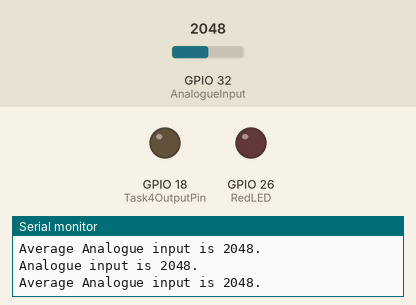
A sketch run on a simulated ESP32. Parts: output pins drawn as LEDs (lit = HIGH), the last lines printed to the serial monitor. Inputs (shaded band) come from the test bench; at power-on: GPIO 32 (AnalogueInput) = 2048.

Above: at 1.2 s.
1.3 s: GPIO 32 (AnalogueInput) set to 2050
At 3.7 s:
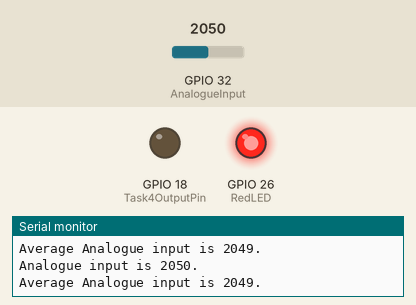
4.3 s: GPIO 32 (AnalogueInput) set to 1228
At 6.4 s:
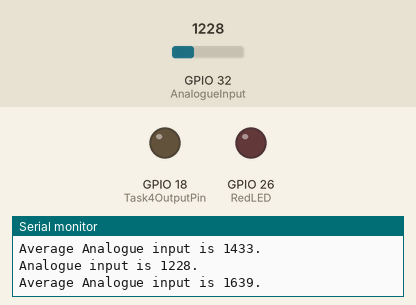
6.8 s: GPIO 32 (AnalogueInput) set to 2088
At 10.5 s:
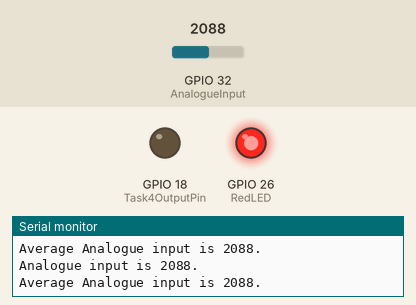
Timing chart, 0 to 12.0 s (numbered marks = the images above; inputs shaded):
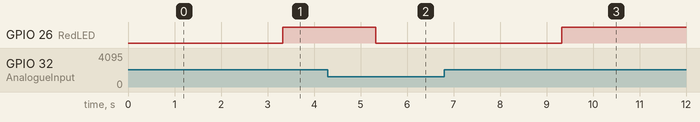

Measured:
- the behaviour switches between 2049 and 2050 on GPIO 32 (AnalogueInput) (found by bisection; images 0 and 1)
- after the input at 1.3 s, GPIO 26 (RedLED): LOW → HIGH after 2.0 s
- after the input at 4.3 s, GPIO 26 (RedLED): HIGH → LOW after 1.0 s
- after the input at 6.8 s, GPIO 26 (RedLED): LOW → HIGH after 2.5 s

The sketch:

Assignment3Task4578.ino
```cpp
//Task4//
#define AnalogueInput 32 //pin number
int AnalogueRead=0;
#define Task4OutputPin 18
////////
//Task5//
int Prev1AnaInput = 0;
int Prev2AnaInput = 0;
int Prev3AnaInput = 0;
int Prev4AnaInput = 0;
int AverageAnaInput = 0;
/////////
//Task7//
 int half_of_maximum_range_for_analogue_input = 2048; //Maximum is 4095.
 int error_code=0;
/////////
//Task8//
#define RedLED 26//insert green pin number
////////
static const uint8_t AnalogueQueueLength = 3;
static const uint8_t AverageAnalogueQueueLength = 1;
static const uint8_t ErrorCodeQueueLength = 1;
//Global Variable
static QueueHandle_t AnalogueQueue;
static QueueHandle_t AverageAnalogueQueue;
static QueueHandle_t ErrorCodeQueue;

void setup() {
  // put your setup code here, to run once:
  //Task4 Setup//
  Serial.begin(115200);
   pinMode(AnalogueInput, INPUT);
   pinMode(Task4OutputPin, OUTPUT);
     xTaskCreatePinnedToCore(
    Task4
    ,  "Task4"   // A name just for humans
    ,  4096  // This stack size can be checked & adjusted by reading the Stack Highwater
    ,  NULL
    ,  2  // Priority, with 3 (configMAX_PRIORITIES - 1) being the highest, and 0 being the lowest.
    ,  NULL
    ,  0);
  //////////////
  //Task5 Setup//
    xTaskCreatePinnedToCore(
    Task5
    ,  "Task5"   // A name just for humans
    ,  4096  // This stack size can be checked & adjusted by reading the Stack Highwater
    ,  NULL
    ,  2  // Priority, with 3 (configMAX_PRIORITIES - 1) being the highest, and 0 being the lowest.
    ,  NULL
    ,  0);
  //////////////
      //Task7 Setup//
    xTaskCreatePinnedToCore(
    Task7
    ,  "Task7"   // A name just for humans
    ,  1024  // This stack size can be checked & adjusted by reading the Stack Highwater
    ,  NULL
    ,  2  // Priority, with 3 (configMAX_PRIORITIES - 1) being the highest, and 0 being the lowest.
    ,  NULL
    ,  0);
  //////////////
    //Task8 Setup//
   pinMode(RedLED, OUTPUT);
     xTaskCreatePinnedToCore(
    Task8
    ,  "Task8"   // A name just for humans
    ,  1024  // This stack size can be checked & adjusted by reading the Stack Highwater
    ,  NULL
    ,  2  // Priority, with 3 (configMAX_PRIORITIES - 1) being the highest, and 0 being the lowest.
    ,  NULL
    ,  0);
  //////////////

  //Create queue
  AnalogueQueue = xQueueCreate(AnalogueQueueLength,sizeof(int));
  AverageAnalogueQueue = xQueueCreate(AverageAnalogueQueueLength,sizeof(int));
  ErrorCodeQueue = xQueueCreate(ErrorCodeQueueLength,sizeof(int));
}

void loop() {
  // put your main code here, to run repeatedly:

}
void Task4(void *pvParameters)  // This is a task.
{
  (void) pvParameters;


  for (;;)
  {
AnalogueRead=analogRead(AnalogueInput);
Serial.printf( "Analogue input is %d. \n", AnalogueRead);
if (xQueueSend(AnalogueQueue, &AnalogueRead,20)!=pdTRUE){
Serial.println("Queue full");
  }
  vTaskDelay(41);
}
}
void Task5(void *pvParameters)  // This is a task.
{
  (void) pvParameters;


  for (;;)
  {
   if (xQueueReceive(AnalogueQueue, &AnalogueRead, 0)==pdTRUE){ //Does this task only when there has been a value fully received in the queue.
  Prev4AnaInput = Prev3AnaInput; //4th last input
  Prev3AnaInput = Prev2AnaInput; //3rd last input
  Prev2AnaInput = Prev1AnaInput; //2nd last input
  Prev1AnaInput = AnalogueRead; //Last input
  AverageAnaInput = (Prev4AnaInput+Prev3AnaInput+Prev2AnaInput+Prev1AnaInput)/4; // Mean average.


  Serial.printf( "Average Analogue input is %d. \n", AverageAnaInput);
Serial.println();
  if (xQueueSend(AverageAnalogueQueue, &AverageAnaInput,20)!=pdTRUE){
  }
vTaskDelay(41);
   }
  }
}

void Task7(void *pvParameters)  // This is a task.
{
  (void) pvParameters;


  for (;;)
  {
    if(xQueueReceive(AverageAnalogueQueue, &AverageAnaInput,0)!=pdTRUE){
  if (AverageAnaInput > half_of_maximum_range_for_analogue_input){
    error_code = 1;
  } else {
    error_code = 0;
  }
  vTaskDelay(333);
  }

}
}
void Task8(void *pvParameters)  // This is a task.
{
  (void) pvParameters;


  for (;;)
  {
    if(xQueueReceive(ErrorCodeQueue, &error_code,0)!=pdTRUE){
  if (error_code==1){
    digitalWrite(RedLED, HIGH);
  } else {
    digitalWrite(RedLED, LOW);
  }
  vTaskDelay(333);
  }
  }

}
```
